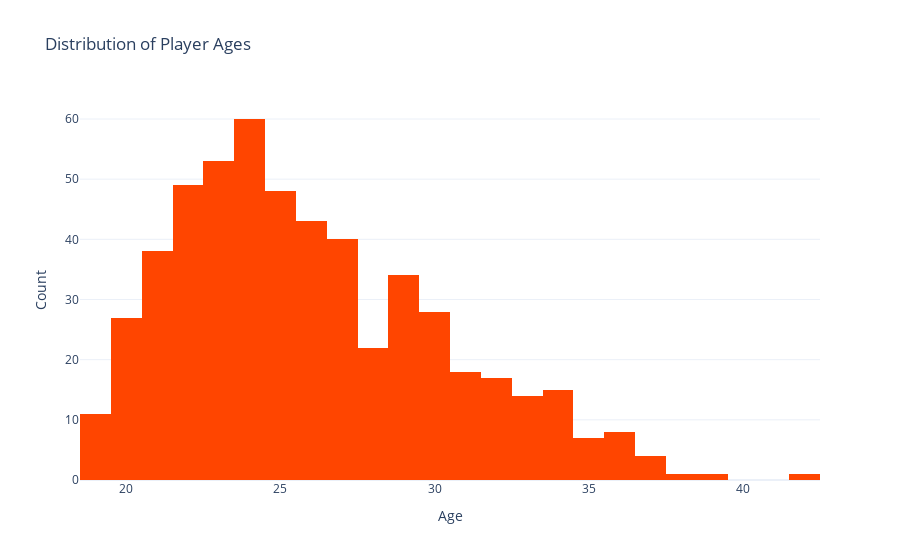

The notebook cell this image was saved under:
### Code cell
fig_age_histogram = go.Figure()

fig_age_histogram.add_trace(go.Histogram(x=df['Age'], marker_color='orangered'))

fig_age_histogram.update_layout(title='Distribution of Player Ages',
                                xaxis_title='Age',
                                yaxis_title='Count',
                                template='plotly_white')

fig_age_histogram.show()

### Figure 1 — Plotly figure (JSON) as saved in the notebook; plotly's stock layout.template omitted (floating-point values rounded to 4 significant figures; data arrays with more than 128 entries replaced by an {"elided": "..."} marker saying what was removed)
{"data": [{"marker": {"color": "orangered"}, "type": "histogram", "x": {"elided": "539 int values"}}], "layout": {"title": {"text": "Distribution of Player Ages"}, "xaxis": {"title": {"text": "Age"}}, "yaxis": {"title": {"text": "Count"}}}}
